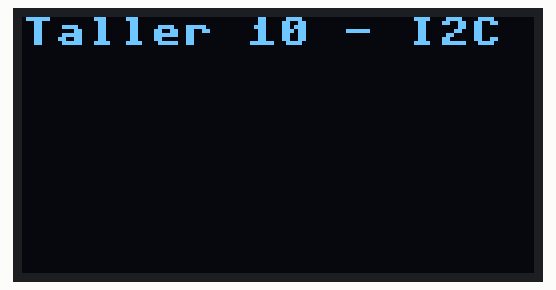
Bench run of a program on a simulated Raspberry Pi Pico running MicroPython. Shown: 128×64 one-colour display. What the program prints to the serial console is not drawn. At 7.1 s the program stops and its outputs stay as they are.

Above: at 0.1 s.
At 2.2 s:
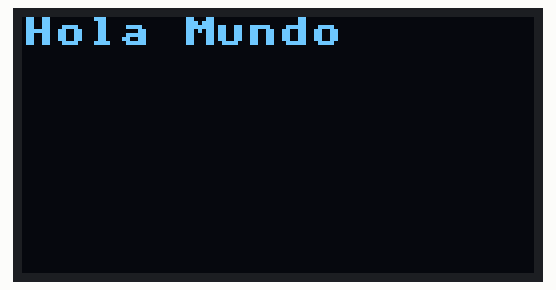

Measured:
- what the display in image 0 shows lasts 2.0 s, from 0.1 s to 2.1 s

The program:

main.py.py
```python
import framebuf
import json
import time
from machine import Pin, I2C

# ==============================================================================
# CONTROLADOR SSD1306 INTEGRADO (No requiere archivos externos en la Pico)
# ==============================================================================
SET_CONTRAST = 0x81
SET_ENTIRE_ON = 0xA4
SET_NORM_INV = 0xA6
SET_DISP = 0xAE
SET_MEM_ADDR = 0x20
SET_COL_ADDR = 0x21
SET_PAGE_ADDR = 0x22
SET_DISP_START_LINE = 0x40
SET_SEG_REMAP = 0xA0
SET_MUX_RATIO = 0xA8
SET_COM_OUT_DIR = 0xC0
SET_DISP_OFFSET = 0xD3
SET_COM_PIN_CFG = 0xDA
SET_DISP_CLK_DIV = 0xD5
SET_PRECHARGE = 0xD9
SET_VCOM_DESEL = 0xDB
SET_CHARGE_PUMP = 0x8D

class SSD1306(framebuf.FrameBuffer):
    def __init__(self, width, height, external_vcc):
        self.width = width
        self.height = height
        self.external_vcc = external_vcc
        self.pages = self.height // 8
        self.buffer = bytearray(self.pages * self.width)
        super().__init__(self.buffer, self.width, self.height, framebuf.MONO_VLSB, self.width)
        self.init_display()

    def init_display(self):
        for cmd in (
            SET_DISP,
            SET_MEM_ADDR, 0x00,
            SET_DISP_START_LINE | 0x00,
            SET_SEG_REMAP | 0x01,
            SET_MUX_RATIO, self.height - 1,
            SET_COM_OUT_DIR | 0x08,
            SET_DISP_OFFSET, 0x00,
            SET_COM_PIN_CFG, 0x02 if self.width > 2 * self.height else 0x12,
            SET_DISP_CLK_DIV, 0x80,
            SET_PRECHARGE, 0x22 if self.external_vcc else 0xF1,
            SET_VCOM_DESEL, 0x30,
            SET_CONTRAST, 0xFF,
            SET_ENTIRE_ON,
            SET_NORM_INV,
            SET_CHARGE_PUMP, 0x10 if self.external_vcc else 0x14,
            SET_DISP | 0x01,
        ):
            self.write_cmd(cmd)
        self.fill(0)
        self.show()

    def poweroff(self):
        self.write_cmd(SET_DISP)

    def poweron(self):
        self.write_cmd(SET_DISP | 0x01)

    def contrast(self, contrast):
        self.write_cmd(SET_CONTRAST)
        self.write_cmd(contrast)

    def invert(self, invert):
        self.write_cmd(SET_NORM_INV | (invert & 1))

    def show(self):
        x0 = 0
        x1 = self.width - 1
        if self.width == 64:
            x0 += 32
            x1 += 32
        self.write_cmd(SET_COL_ADDR)
        self.write_cmd(x0)
        self.write_cmd(x1)
        self.write_cmd(SET_PAGE_ADDR)
        self.write_cmd(0)
        self.write_cmd(self.pages - 1)
        self.write_data(self.buffer)

class SSD1306_I2C(SSD1306):
    def __init__(self, width, height, i2c, addr=0x3C, external_vcc=False):
        self.i2c = i2c
        self.addr = addr
        self.temp = bytearray(2)
        self.write_list = [b"\x40", None]
        super().__init__(width, height, external_vcc)

    def write_cmd(self, cmd):
        self.temp[0] = 0x80
        self.temp[1] = cmd
        self.i2c.writeto(self.addr, self.temp)

    def write_data(self, buf):
        self.write_list[1] = buf
        self.i2c.writevto(self.addr, self.write_list)

# ==============================================================================
# CLASE OLED SOLICITADA EN EL TALLER
# ==============================================================================
class OLED:
    def __init__(self, sda_pin=4, scl_pin=5, i2c_id=0, width=128, height=64, addr=None):
        self.width = width
        self.height = height

        # I2C en GP4 y GP5 con pull-up internos
        self.i2c = I2C(
            i2c_id,
            sda=Pin(sda_pin, Pin.PULL_UP),
            scl=Pin(scl_pin, Pin.PULL_UP),
            freq=400000
        )

        # Autodetección de dirección
        devices = self.i2c.scan()
        if not devices:
            raise RuntimeError("Error: No se detectó la pantalla en las líneas I2C. Revisa las conexiones.")

        if addr is not None:
            self.addr = addr
        else:
            self.addr = 0x3C if 0x3C in devices else (0x3D if 0x3D in devices else devices[0])

        print(f"Pantalla OLED encontrada en: {hex(self.addr)}")
        self.display = SSD1306_I2C(self.width, self.height, self.i2c, addr=self.addr)
        self.clear()

    def clear(self):
        self.display.fill(0)
        self.display.show()

    def write_text(self, text, x=0, y=0, clear_first=False):
        if clear_first:
            self.display.fill(0)
        self.display.text(str(text), int(x), int(y), 1)
        self.display.show()

    def on_message(self, topic, message):
        """Manejador para suscripción al tópico 'oled/text'"""
        if isinstance(topic, bytes):
            topic = topic.decode('utf-8')
        if isinstance(message, bytes):
            message = message.decode('utf-8')

        if topic == "oled/text":
            try:
                # Intenta parsear si el mensaje es un JSON
                data = json.loads(message)
                text = data.get("text", "")
                x = data.get("x", 0)
                y = data.get("y", 0)
                clear_first = data.get("clear", False)
                self.write_text(text, x=x, y=y, clear_first=clear_first)
            except (ValueError, TypeError):
                # Texto plano directo
                self.write_text(message, x=0, y=0, clear_first=True)

# ==============================================================================
# DEMOSTRACIÓN DE EJECUCIÓN DIRECTA
# ==============================================================================
# Configuración física: GP4 = SDA (Pin 6), GP5 = SCL (Pin 7)
oled = OLED(sda_pin=4, scl_pin=5, i2c_id=0)

# 1. Enviar texto plano al tópico oled/text
oled.on_message("oled/text", "Taller 10 - I2C")
time.sleep(2)


# 2. Enviar parámetros estructurados (JSON) con posiciones
msg1 = json.dumps({"text": "Hola Mundo", "x": 0, "y": 0, "clear": True})
oled.on_message("oled/text", msg1)
time.sleep(5)


# 2. Enviar parámetros estructurados (JSON) con posiciones
#msg1 = json.dumps({"text": "Robot: ACTIVO", "x": 0, "y": 0, "clear": True})
#oled.on_message("oled/text", msg1)

#msg2 = json.dumps({"text": "WDT: OK", "x": 0, "y": 16, "clear": False})
#oled.on_message("oled/text", msg2)

#msg3 = json.dumps({"text": "Bat: 8.4V", "x": 0, "y": 32, "clear": False})
#oled.on_message("oled/text", msg3)

#msg4 = json.dumps({"text": "IP: 192.168.1.10", "x": 0, "y": 48, "clear": False})
#oled.on_message("oled/text", msg4)
```
